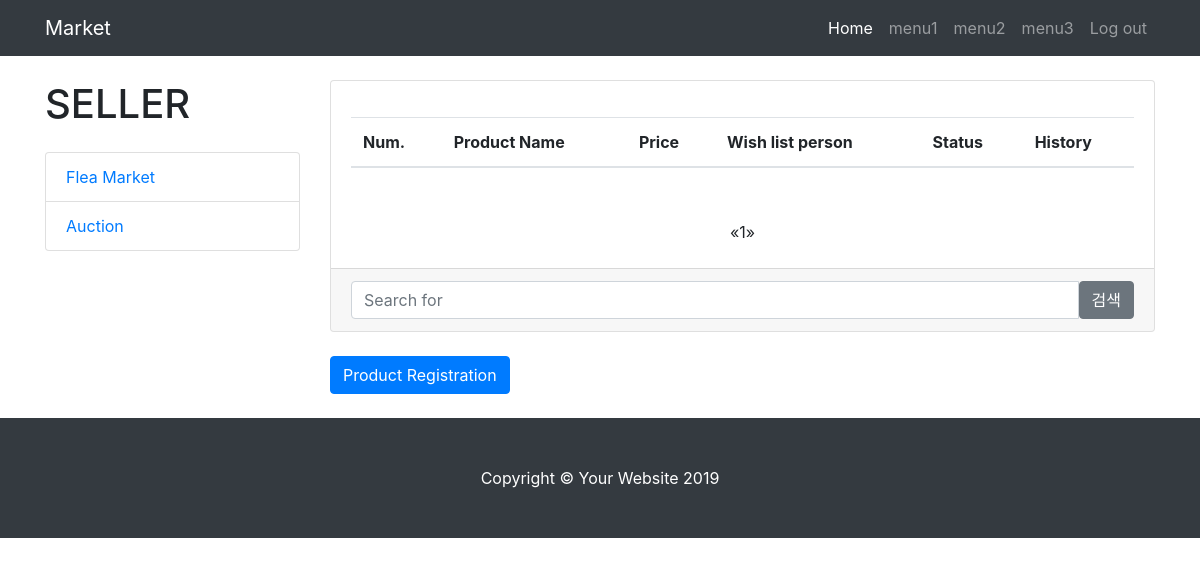
The page /seller/ (signed in) on the database as committed earlier.
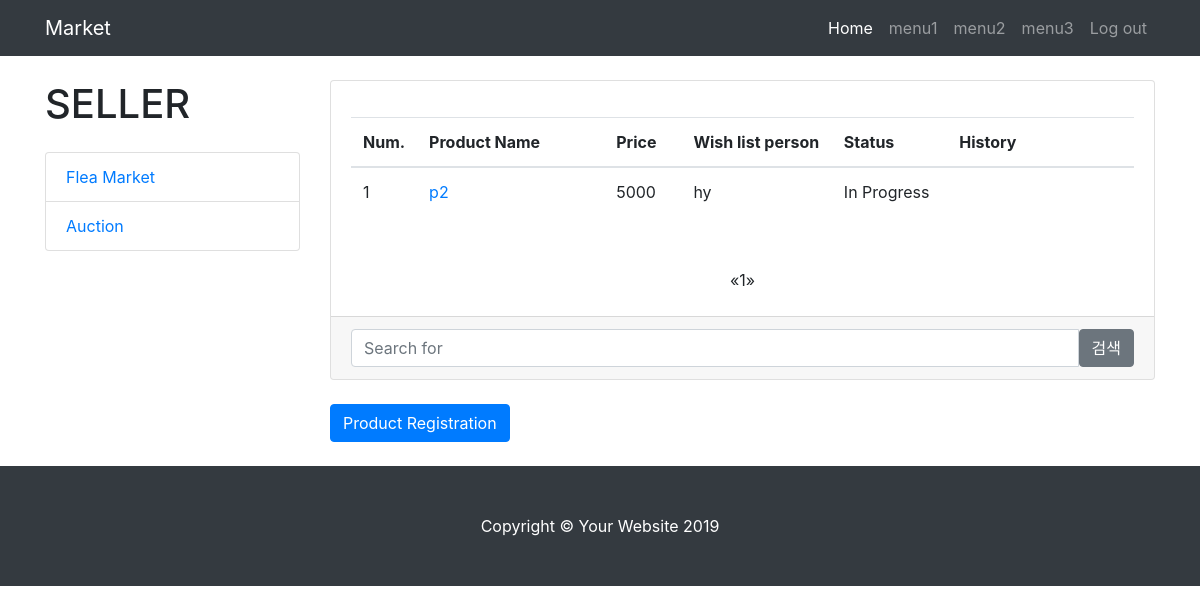
The same page on the database as committed later.
### market/models.py (models this page shows)
class Product(models.Model):
    created_date = models.DateTimeField(auto_now_add=True)
    content = models.TextField(blank=True)
    view = models.IntegerField(default=0)
    name = models.CharField(max_length=30, blank=True)
    type = models.CharField(max_length=20)      # 경매인지 그냥인지
    price = models.IntegerField(default=0)      # 가격
    seller_name = models.CharField(max_length=20, blank=True) # 판매자 이름
    phone = models.CharField(max_length=20, blank=True) # 판매자 전화번호
    place = models.CharField(max_length=60, blank=True)    # 거래장소
    seller = models.ForeignKey(User, on_delete=models.CASCADE) #판매자 정보
    status = models.CharField(max_length=20)    # 판매중인지 종료인지
    photo = models.ImageField(blank=True)

class Wish(models.Model):
    user = models.ForeignKey(User, on_delete=models.CASCADE)  # 위시리스트 해놓은 사람 정보
    product = models.ForeignKey(Product, on_delete=models.CASCADE)  # 위시리스트 한 상품
    def __str__(self):
        return self.user.username

### market/views.py (the view)
# urls.py: path('seller/', views.main, name='main'),
def main(request):
    auctions = Product.objects.all().filter(type = 'auction')
    time2 =  datetime.now(timezone.utc)
    for auction in auctions :
        time1= auction.created_date
        if (time2 -time1).days >= 1 :
            auction.status = 'Bought'
            auction.save()
            history = auction.history_set.all().filter(price = auction.price)
            for histor in history :
                histor.status = 'Bought'
                histor.save()
    user = get_object_or_404(User, username=request.user.username)
    boards = Product.objects.all().filter(seller_name=user.username, status = "In Progress")
    page = request.GET.get('page', 1)
    paginator = Paginator(boards, 20)
    try:
        lines = paginator.page(page)
    except PageNotAnInteger:
        lines = paginator.page(1)
    except EmptyPage:
        lines = paginator.page(paginator.num_pages)
    context = {'boards': lines}
    return render(request, 'main.html', context)

### templates/main.html (shortened to what the changed rows need)
{% load static %}
<!DOCTYPE html>
<html lang="en">
<head>
  <link href="{% static 'vendor/bootstrap/css/bootstrap.min.css' %}" rel="stylesheet">
  <link href="{% static 'css/blog-home.css' %}" rel="stylesheet">
</head>
<body>
  <div class="container">
 <div class="row">
<div class="col-lg-3">
        <h1 class="my-4">SELLER</h1>
      </div>
      <div class="col-lg-9">
        <div class="card mb-4">
          <div class="card-body">
            <p class="card-text"><div id="data" class="table-responsive">
    <table id="example" class="table">
        <thead>
        <tr>
            <th>Num.</th>
            <th>Product Name</th>
            <th>Price</th>
            <th>Wish list person</th>
            <th>Status</th>
            <th>History</th>
        </tr>
        </thead>
        <tbody>
        {% for board in boards %}
        <tr>
            <td data-label="Num." width=5%>{{ forloop.counter }}</td>
            <td data-label="Product Name" width=25%>
                <form action="{% url 'main' %}post={{ board.id }}" method="POST" title="{{ board.subject}}">
                    <a href="{% url 'main' %}post={{ board.id }}" value="{{ board.id }}">{{ board.name }}</a>
                </form>
            </td>
            <td data-label="Price" width=10%>{{ board.price }}</td>
            <td data-label="Wish" width=20%>{% for wish in board.wish_set.all %} {{ wish }}<br> {% endfor%}</td>
            <td data-label="Status" width=15%>{{ board.status }}</td>
            <td data-label="History" width=25%>{% for histroy in board.history_set.all %} {{ histroy }}<br> {% endfor%}</td>
        </tr>
        {% endfor %}
        </tbody>
    </table>
</div>
              </p>
          </div>
        <ul class="pagination justify-content-center mb-4">
        {% for i in boards.paginator.page_range %}
          {% if boards.number == i %}
            <li class="active"><span>{{ i }} <span class="sr-only">(current)</span></span></li>
          {% else %}
            <li><a href="?page={{ i }}">{{ i }}</a></li>
          {% endif %}
        {% endfor %}
        </ul>
        </div>
      </div>
    </div>
  </div>
</body>
</html>

Rows that differ between the two databases and show on the page:
added Product: {{ board.id }} 21 (drawn), name "p2", price "5000", status "In Progress"
added Wish: user.username "hy"
